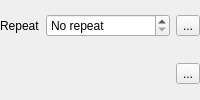
                       <widget class="QFrame" name="mPlacementRepeatDistanceFrame">
                        <property name="frameShape">
                         <enum>QFrame::NoFrame</enum>
                        </property>
                        <property name="frameShadow">
                         <enum>QFrame::Raised</enum>
                        </property>
                        <layout class="QGridLayout" name="gridLayout_24">
                         <property name="verticalSpacing">
                          <number>12</number>
                         </property>
                         <property name="margin">
                          <number>0</number>
                         </property>
                         <item row="0" column="0">
                          <widget class="QLabel" name="label_7">
                           <property name="text">
                            <string>Repeat</string>
                           </property>
                          </widget>
                         </item>
                         <item row="0" column="1">
                          <widget class="QgsDoubleSpinBox" name="mRepeatDistanceSpinBox">
                           <property name="sizePolicy">
                            <sizepolicy hsizetype="MinimumExpanding" vsizetype="Fixed">
                             <horstretch>0</horstretch>
                             <verstretch>0</verstretch>
                            </sizepolicy>
                           </property>
                           <property name="specialValueText">
                            <string>No repeat</string>
                           </property>
                           <property name="decimals">
                            <number>4</number>
                           </property>
                           <property name="maximum">
                            <double>999999999.000000000000000</double>
                           </property>
                          </widget>
                         </item>
                         <item row="0" column="2">
                          <widget class="QgsDataDefinedButton" name="mRepeatDistanceDDBtn">
                           <property name="text">
                            <string>...</string>
                           </property>
                          </widget>
                         </item>
                         <item row="1" column="1">
                          <widget class="QgsUnitSelectionWidget" name="mRepeatDistanceUnitWidget" native="true"/>
                         </item>
                         <item row="1" column="2">
                          <widget class="QgsDataDefinedButton" name="mRepeatDistanceUnitDDBtn">
                           <property name="text">
                            <string>...</string>
                           </property>
                          </widget>
                         </item>
                        </layout>
                       </widget>
